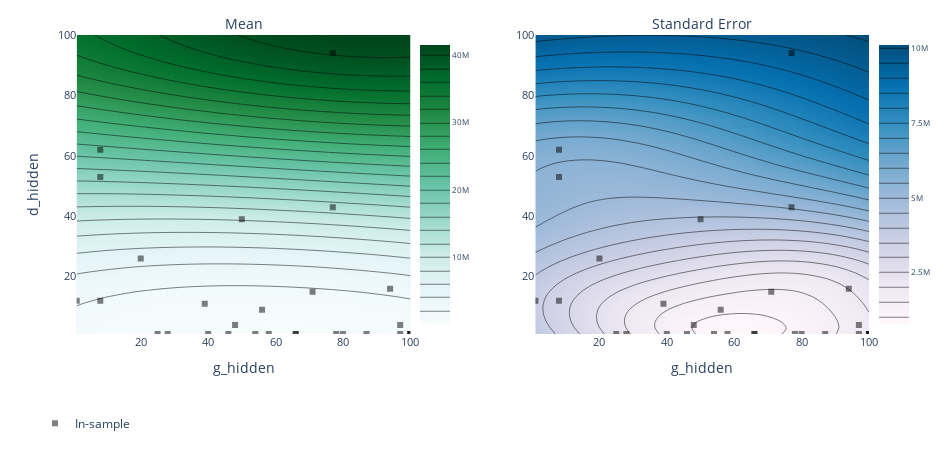
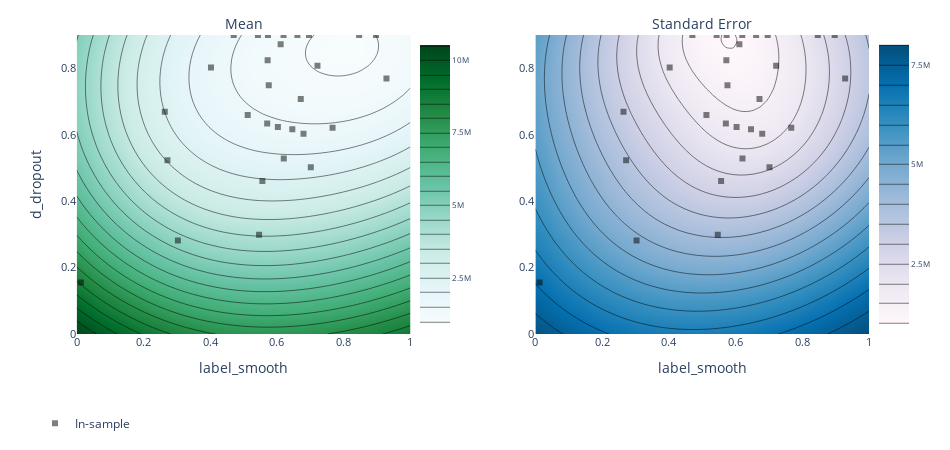
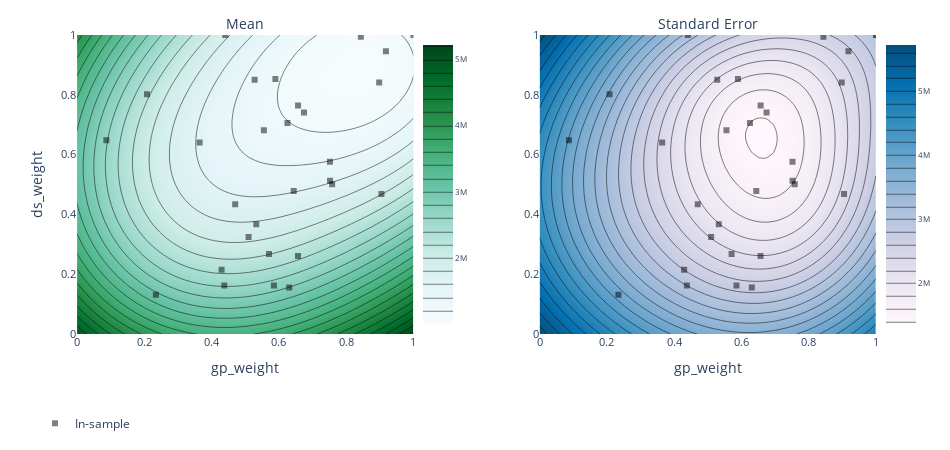

Source (notebook cell) for these figures, in order:
### Code cell
print(f"latent_dim: {cgan.latent_dim}")
print(f"g_hidden: {cgan.g_hidden}")
print(f"d_hidden: {cgan.d_hidden}")
print(f"label_smooth: {cgan.label_smooth}")
print(f"d_dropout: {cgan.d_dropout}")
print(f"gp_weight: {cgan.gp_weight}")
print(f"ds_weight: {cgan.ds_weight}")

display(hyperopt_log(experiment))
hyperparam_plot(exp_model, "g_hidden", "d_hidden")
hyperparam_plot(exp_model, "label_smooth", "d_dropout")
hyperparam_plot(exp_model, "gp_weight", "ds_weight")

### Figure 1 — Plotly figure (JSON) as saved in the notebook; plotly's stock layout.template omitted (floating-point values rounded to 4 significant figures; data arrays with more than 128 entries replaced by an {"elided": "..."} marker saying what was removed)
{"data": [{"autocolorscale": false, "autocontour": true, "colorbar": {"tickfont": {"size": 8}, "ticksuffix": "", "x": 0.45, "y": 0.5}, "colorscale": [[0, "rgb(247,252,253)"], [0.125, "rgb(229,245,249)"], [0.25, "rgb(204,236,230)"], [0.375, "rgb(153,216,201)"], [0.5, "rgb(102,194,164)"], [0.625, "rgb(65,174,118)"], [0.75, "rgb(35,139,69)"], [0.875, "rgb(0,109,44)"], [1, "rgb(0,68,27)"]], "contours": {"coloring": "heatmap"}, "hoverinfo": "x+y+z", "ncontours": 25, "type": "contour", "x": [1, 3.02, 5.041, 7.061, 9.082, 11.1, 13.12, 15.14, 17.16, 19.18, 21.2, 23.22, 25.24, 27.27, 29.29, 31.31, 33.33, 35.35, 37.37, 39.39, 41.41, 43.43, 45.45, 47.47, 49.49, 51.51, 53.53, 55.55, 57.57, 59.59, 61.61, 63.63, 65.65, 67.67, 69.69, 71.71, 73.73, 75.76, 77.78, 79.8, 81.82, 83.84, 85.86, 87.88, 89.9, 91.92, 93.94, 95.96, 97.98, 100], "xaxis": "x", "y": [1, 3.02, 5.041, 7.061, 9.082, 11.1, 13.12, 15.14, 17.16, 19.18, 21.2, 23.22, 25.24, 27.27, 29.29, 31.31, 33.33, 35.35, 37.37, 39.39, 41.41, 43.43, 45.45, 47.47, 49.49, 51.51, 53.53, 55.55, 57.57, 59.59, 61.61, 63.63, 65.65, 67.67, 69.69, 71.71, 73.73, 75.76, 77.78, 79.8, 81.82, 83.84, 85.86, 87.88, 89.9, 91.92, 93.94, 95.96, 97.98, 100], "yaxis": "y", "z": {"elided": "50x50 float values"}, "zauto": true, "zmax": 41530000.0, "zmin": -41530000.0}, {"autocolorscale": false, "autocontour": true, "colorbar": {"tickfont": {"size": 8}, "ticksuffix": "", "x": 1, "y": 0.5}, "colorscale": [[0, "rgb(255,247,251)"], [0.1429, "rgb(236,231,242)"], [0.2857, "rgb(208,209,230)"], [0.4286, "rgb(166,189,219)"], [0.5714, "rgb(116,169,207)"], [0.7143, "rgb(54,144,192)"], [0.8571, "rgb(5,112,176)"], [1, "rgb(3,78,123)"]], "contours": {"coloring": "heatmap"}, "hoverinfo": "x+y+z", "ncontours": 25, "type": "contour", "x": [1, 3.02, 5.041, 7.061, 9.082, 11.1, 13.12, 15.14, 17.16, 19.18, 21.2, 23.22, 25.24, 27.27, 29.29, 31.31, 33.33, 35.35, 37.37, 39.39, 41.41, 43.43, 45.45, 47.47, 49.49, 51.51, 53.53, 55.55, 57.57, 59.59, 61.61, 63.63, 65.65, 67.67, 69.69, 71.71, 73.73, 75.76, 77.78, 79.8, 81.82, 83.84, 85.86, 87.88, 89.9, 91.92, 93.94, 95.96, 97.98, 100], "xaxis": "x2", "y": [1, 3.02, 5.041, 7.061, 9.082, 11.1, 13.12, 15.14, 17.16, 19.18, 21.2, 23.22, 25.24, 27.27, 29.29, 31.31, 33.33, 35.35, 37.37, 39.39, 41.41, 43.43, 45.45, 47.47, 49.49, 51.51, 53.53, 55.55, 57.57, 59.59, 61.61, 63.63, 65.65, 67.67, 69.69, 71.71, 73.73, 75.76, 77.78, 79.8, 81.82, 83.84, 85.86, 87.88, 89.9, 91.92, 93.94, 95.96, 97.98, 100], "yaxis": "y2", "z": {"elided": "50x50 float values"}}, {"hoverinfo": "text", "legendgroup": "In-sample", "marker": {"color": "black", "opacity": 0.5, "symbol": 1}, "mode": "markers", "name": "In-sample", "text": ["0_0", "1_0", "2_0", "3_0", "4_0", "5_0", "6_0", "7_0", "8_0", "9_0", "10_0", "11_0", "12_0", "13_0", "14_0", "15_0", "16_0", "17_0", "18_0", "19_0", "20_0", "21_0", "22_0", "23_0", "24_0", "25_0", "26_0", "27_0", "28_0"], "type": "scatter", "x": [97, 8, 50, 8, 77, 20, 77, 87, 97, 100, 100, 100, 80, 94, 56, 78, 66, 66, 48, 39, 71, 58, 28, 40, 25, 46, 8, 1, 54], "xaxis": "x", "y": [4, 62, 39, 53, 94, 26, 43, 1, 1, 1, 1, 1, 1, 16, 9, 1, 1, 1, 4, 11, 15, 1, 1, 1, 1, 1, 12, 12, 1], "yaxis": "y"}, {"hoverinfo": "text", "legendgroup": "In-sample", "marker": {"color": "black", "opacity": 0.5, "symbol": 1}, "mode": "markers", "name": "In-sample", "showlegend": false, "text": ["0_0", "1_0", "2_0", "3_0", "4_0", "5_0", "6_0", "7_0", "8_0", "9_0", "10_0", "11_0", "12_0", "13_0", "14_0", "15_0", "16_0", "17_0", "18_0", "19_0", "20_0", "21_0", "22_0", "23_0", "24_0", "25_0", "26_0", "27_0", "28_0"], "type": "scatter", "x": [97, 8, 50, 8, 77, 20, 77, 87, 97, 100, 100, 100, 80, 94, 56, 78, 66, 66, 48, 39, 71, 58, 28, 40, 25, 46, 8, 1, 54], "xaxis": "x2", "y": [4, 62, 39, 53, 94, 26, 43, 1, 1, 1, 1, 1, 1, 16, 9, 1, 1, 1, 4, 11, 15, 1, 1, 1, 1, 1, 12, 12, 1], "yaxis": "y2"}], "layout": {"annotations": [{"font": {"size": 14}, "showarrow": false, "text": "Mean", "x": 0.25, "xanchor": "center", "xref": "paper", "y": 1, "yanchor": "bottom", "yref": "paper"}, {"font": {"size": 14}, "showarrow": false, "text": "Standard Error", "x": 0.8, "xanchor": "center", "xref": "paper", "y": 1, "yanchor": "bottom", "yref": "paper"}], "autosize": false, "height": 450, "hovermode": "closest", "legend": {"orientation": "h", "x": 0, "y": -0.25}, "margin": {"b": 100, "l": 35, "pad": 0, "r": 35, "t": 35}, "width": 950, "xaxis": {"anchor": "y", "autorange": false, "domain": [0.05, 0.45], "exponentformat": "e", "range": [1, 100], "tickfont": {"size": 11}, "tickmode": "auto", "title": {"text": "g_hidden"}, "type": "linear"}, "xaxis2": {"anchor": "y2", "autorange": false, "domain": [0.6, 1], "exponentformat": "e", "range": [1, 100], "tickfont": {"size": 11}, "tickmode": "auto", "title": {"text": "g_hidden"}, "type": "linear"}, "yaxis": {"anchor": "x", "autorange": false, "domain": [0, 1], "exponentformat": "e", "range": [1, 100], "tickfont": {"size": 11}, "tickmode": "auto", "title": {"text": "d_hidden"}, "type": "linear"}, "yaxis2": {"anchor": "x2", "autorange": false, "domain": [0, 1], "exponentformat": "e", "range": [1, 100], "tickfont": {"size": 11}, "tickmode": "auto", "type": "linear"}}}

### Figure 2 — Plotly figure (JSON) as saved in the notebook; plotly's stock layout.template omitted (floating-point values rounded to 4 significant figures; data arrays with more than 128 entries replaced by an {"elided": "..."} marker saying what was removed)
{"data": [{"autocolorscale": false, "autocontour": true, "colorbar": {"tickfont": {"size": 8}, "ticksuffix": "", "x": 0.45, "y": 0.5}, "colorscale": [[0, "rgb(247,252,253)"], [0.125, "rgb(229,245,249)"], [0.25, "rgb(204,236,230)"], [0.375, "rgb(153,216,201)"], [0.5, "rgb(102,194,164)"], [0.625, "rgb(65,174,118)"], [0.75, "rgb(35,139,69)"], [0.875, "rgb(0,109,44)"], [1, "rgb(0,68,27)"]], "contours": {"coloring": "heatmap"}, "hoverinfo": "x+y+z", "ncontours": 25, "type": "contour", "x": [0, 0.02041, 0.04082, 0.06122, 0.08163, 0.102, 0.1224, 0.1429, 0.1633, 0.1837, 0.2041, 0.2245, 0.2449, 0.2653, 0.2857, 0.3061, 0.3265, 0.3469, 0.3673, 0.3878, 0.4082, 0.4286, 0.449, 0.4694, 0.4898, 0.5102, 0.5306, 0.551, 0.5714, 0.5918, 0.6122, 0.6327, 0.6531, 0.6735, 0.6939, 0.7143, 0.7347, 0.7551, 0.7755, 0.7959, 0.8163, 0.8367, 0.8571, 0.8776, 0.898, 0.9184, 0.9388, 0.9592, 0.9796, 1], "xaxis": "x", "y": [0, 0.01837, 0.03673, 0.0551, 0.07347, 0.09184, 0.1102, 0.1286, 0.1469, 0.1653, 0.1837, 0.202, 0.2204, 0.2388, 0.2571, 0.2755, 0.2939, 0.3122, 0.3306, 0.349, 0.3673, 0.3857, 0.4041, 0.4224, 0.4408, 0.4592, 0.4776, 0.4959, 0.5143, 0.5327, 0.551, 0.5694, 0.5878, 0.6061, 0.6245, 0.6429, 0.6612, 0.6796, 0.698, 0.7163, 0.7347, 0.7531, 0.7714, 0.7898, 0.8082, 0.8265, 0.8449, 0.8633, 0.8816, 0.9], "yaxis": "y", "z": {"elided": "50x50 float values"}, "zauto": true, "zmax": 10520000.0, "zmin": -10520000.0}, {"autocolorscale": false, "autocontour": true, "colorbar": {"tickfont": {"size": 8}, "ticksuffix": "", "x": 1, "y": 0.5}, "colorscale": [[0, "rgb(255,247,251)"], [0.1429, "rgb(236,231,242)"], [0.2857, "rgb(208,209,230)"], [0.4286, "rgb(166,189,219)"], [0.5714, "rgb(116,169,207)"], [0.7143, "rgb(54,144,192)"], [0.8571, "rgb(5,112,176)"], [1, "rgb(3,78,123)"]], "contours": {"coloring": "heatmap"}, "hoverinfo": "x+y+z", "ncontours": 25, "type": "contour", "x": [0, 0.02041, 0.04082, 0.06122, 0.08163, 0.102, 0.1224, 0.1429, 0.1633, 0.1837, 0.2041, 0.2245, 0.2449, 0.2653, 0.2857, 0.3061, 0.3265, 0.3469, 0.3673, 0.3878, 0.4082, 0.4286, 0.449, 0.4694, 0.4898, 0.5102, 0.5306, 0.551, 0.5714, 0.5918, 0.6122, 0.6327, 0.6531, 0.6735, 0.6939, 0.7143, 0.7347, 0.7551, 0.7755, 0.7959, 0.8163, 0.8367, 0.8571, 0.8776, 0.898, 0.9184, 0.9388, 0.9592, 0.9796, 1], "xaxis": "x2", "y": [0, 0.01837, 0.03673, 0.0551, 0.07347, 0.09184, 0.1102, 0.1286, 0.1469, 0.1653, 0.1837, 0.202, 0.2204, 0.2388, 0.2571, 0.2755, 0.2939, 0.3122, 0.3306, 0.349, 0.3673, 0.3857, 0.4041, 0.4224, 0.4408, 0.4592, 0.4776, 0.4959, 0.5143, 0.5327, 0.551, 0.5694, 0.5878, 0.6061, 0.6245, 0.6429, 0.6612, 0.6796, 0.698, 0.7163, 0.7347, 0.7531, 0.7714, 0.7898, 0.8082, 0.8265, 0.8449, 0.8633, 0.8816, 0.9], "yaxis": "y2", "z": {"elided": "50x50 float values"}}, {"hoverinfo": "text", "legendgroup": "In-sample", "marker": {"color": "black", "opacity": 0.5, "symbol": 1}, "mode": "markers", "name": "In-sample", "text": ["0_0", "1_0", "2_0", "3_0", "4_0", "5_0", "6_0", "7_0", "8_0", "9_0", "10_0", "11_0", "12_0", "13_0", "14_0", "15_0", "16_0", "17_0", "18_0", "19_0", "20_0", "21_0", "22_0", "23_0", "24_0", "25_0", "26_0", "27_0", "28_0"], "type": "scatter", "x": [0.5566, 0.9285, 0.3033, 0.5467, 0.01246, 0.6799, 0.2641, 0.6208, 0.767, 0.7017, 0.5127, 0.571, 0.6031, 0.6463, 0.6717, 0.7217, 0.6114, 0.4025, 0.5723, 0.6201, 0.5433, 0.5757, 0.4706, 0.5732, 0.8972, 0.6616, 0.8466, 0.6963, 0.272], "xaxis": "x", "y": [0.4607, 0.7689, 0.2817, 0.2984, 0.1552, 0.6024, 0.669, 0.5286, 0.6211, 0.5019, 0.6592, 0.6335, 0.6227, 0.6165, 0.7076, 0.8074, 0.8723, 0.8023, 0.8243, 0.9, 0.9, 0.7488, 0.9, 0.9, 0.9, 0.9, 0.9, 0.9, 0.523], "yaxis": "y"}, {"hoverinfo": "text", "legendgroup": "In-sample", "marker": {"color": "black", "opacity": 0.5, "symbol": 1}, "mode": "markers", "name": "In-sample", "showlegend": false, "text": ["0_0", "1_0", "2_0", "3_0", "4_0", "5_0", "6_0", "7_0", "8_0", "9_0", "10_0", "11_0", "12_0", "13_0", "14_0", "15_0", "16_0", "17_0", "18_0", "19_0", "20_0", "21_0", "22_0", "23_0", "24_0", "25_0", "26_0", "27_0", "28_0"], "type": "scatter", "x": [0.5566, 0.9285, 0.3033, 0.5467, 0.01246, 0.6799, 0.2641, 0.6208, 0.767, 0.7017, 0.5127, 0.571, 0.6031, 0.6463, 0.6717, 0.7217, 0.6114, 0.4025, 0.5723, 0.6201, 0.5433, 0.5757, 0.4706, 0.5732, 0.8972, 0.6616, 0.8466, 0.6963, 0.272], "xaxis": "x2", "y": [0.4607, 0.7689, 0.2817, 0.2984, 0.1552, 0.6024, 0.669, 0.5286, 0.6211, 0.5019, 0.6592, 0.6335, 0.6227, 0.6165, 0.7076, 0.8074, 0.8723, 0.8023, 0.8243, 0.9, 0.9, 0.7488, 0.9, 0.9, 0.9, 0.9, 0.9, 0.9, 0.523], "yaxis": "y2"}], "layout": {"annotations": [{"font": {"size": 14}, "showarrow": false, "text": "Mean", "x": 0.25, "xanchor": "center", "xref": "paper", "y": 1, "yanchor": "bottom", "yref": "paper"}, {"font": {"size": 14}, "showarrow": false, "text": "Standard Error", "x": 0.8, "xanchor": "center", "xref": "paper", "y": 1, "yanchor": "bottom", "yref": "paper"}], "autosize": false, "height": 450, "hovermode": "closest", "legend": {"orientation": "h", "x": 0, "y": -0.25}, "margin": {"b": 100, "l": 35, "pad": 0, "r": 35, "t": 35}, "width": 950, "xaxis": {"anchor": "y", "autorange": false, "domain": [0.05, 0.45], "exponentformat": "e", "range": [0, 1], "tickfont": {"size": 11}, "tickmode": "auto", "title": {"text": "label_smooth"}, "type": "linear"}, "xaxis2": {"anchor": "y2", "autorange": false, "domain": [0.6, 1], "exponentformat": "e", "range": [0, 1], "tickfont": {"size": 11}, "tickmode": "auto", "title": {"text": "label_smooth"}, "type": "linear"}, "yaxis": {"anchor": "x", "autorange": false, "domain": [0, 1], "exponentformat": "e", "range": [0, 0.9], "tickfont": {"size": 11}, "tickmode": "auto", "title": {"text": "d_dropout"}, "type": "linear"}, "yaxis2": {"anchor": "x2", "autorange": false, "domain": [0, 1], "exponentformat": "e", "range": [0, 0.9], "tickfont": {"size": 11}, "tickmode": "auto", "type": "linear"}}}

### Figure 3 — Plotly figure (JSON) as saved in the notebook; plotly's stock layout.template omitted (floating-point values rounded to 4 significant figures; data arrays with more than 128 entries replaced by an {"elided": "..."} marker saying what was removed)
{"data": [{"autocolorscale": false, "autocontour": true, "colorbar": {"tickfont": {"size": 8}, "ticksuffix": "", "x": 0.45, "y": 0.5}, "colorscale": [[0, "rgb(247,252,253)"], [0.125, "rgb(229,245,249)"], [0.25, "rgb(204,236,230)"], [0.375, "rgb(153,216,201)"], [0.5, "rgb(102,194,164)"], [0.625, "rgb(65,174,118)"], [0.75, "rgb(35,139,69)"], [0.875, "rgb(0,109,44)"], [1, "rgb(0,68,27)"]], "contours": {"coloring": "heatmap"}, "hoverinfo": "x+y+z", "ncontours": 25, "type": "contour", "x": [0, 0.02041, 0.04082, 0.06122, 0.08163, 0.102, 0.1224, 0.1429, 0.1633, 0.1837, 0.2041, 0.2245, 0.2449, 0.2653, 0.2857, 0.3061, 0.3265, 0.3469, 0.3673, 0.3878, 0.4082, 0.4286, 0.449, 0.4694, 0.4898, 0.5102, 0.5306, 0.551, 0.5714, 0.5918, 0.6122, 0.6327, 0.6531, 0.6735, 0.6939, 0.7143, 0.7347, 0.7551, 0.7755, 0.7959, 0.8163, 0.8367, 0.8571, 0.8776, 0.898, 0.9184, 0.9388, 0.9592, 0.9796, 1], "xaxis": "x", "y": [0, 0.02041, 0.04082, 0.06122, 0.08163, 0.102, 0.1224, 0.1429, 0.1633, 0.1837, 0.2041, 0.2245, 0.2449, 0.2653, 0.2857, 0.3061, 0.3265, 0.3469, 0.3673, 0.3878, 0.4082, 0.4286, 0.449, 0.4694, 0.4898, 0.5102, 0.5306, 0.551, 0.5714, 0.5918, 0.6122, 0.6327, 0.6531, 0.6735, 0.6939, 0.7143, 0.7347, 0.7551, 0.7755, 0.7959, 0.8163, 0.8367, 0.8571, 0.8776, 0.898, 0.9184, 0.9388, 0.9592, 0.9796, 1], "yaxis": "y", "z": {"elided": "50x50 float values"}, "zauto": true, "zmax": 5219000.0, "zmin": -5219000.0}, {"autocolorscale": false, "autocontour": true, "colorbar": {"tickfont": {"size": 8}, "ticksuffix": "", "x": 1, "y": 0.5}, "colorscale": [[0, "rgb(255,247,251)"], [0.1429, "rgb(236,231,242)"], [0.2857, "rgb(208,209,230)"], [0.4286, "rgb(166,189,219)"], [0.5714, "rgb(116,169,207)"], [0.7143, "rgb(54,144,192)"], [0.8571, "rgb(5,112,176)"], [1, "rgb(3,78,123)"]], "contours": {"coloring": "heatmap"}, "hoverinfo": "x+y+z", "ncontours": 25, "type": "contour", "x": [0, 0.02041, 0.04082, 0.06122, 0.08163, 0.102, 0.1224, 0.1429, 0.1633, 0.1837, 0.2041, 0.2245, 0.2449, 0.2653, 0.2857, 0.3061, 0.3265, 0.3469, 0.3673, 0.3878, 0.4082, 0.4286, 0.449, 0.4694, 0.4898, 0.5102, 0.5306, 0.551, 0.5714, 0.5918, 0.6122, 0.6327, 0.6531, 0.6735, 0.6939, 0.7143, 0.7347, 0.7551, 0.7755, 0.7959, 0.8163, 0.8367, 0.8571, 0.8776, 0.898, 0.9184, 0.9388, 0.9592, 0.9796, 1], "xaxis": "x2", "y": [0, 0.02041, 0.04082, 0.06122, 0.08163, 0.102, 0.1224, 0.1429, 0.1633, 0.1837, 0.2041, 0.2245, 0.2449, 0.2653, 0.2857, 0.3061, 0.3265, 0.3469, 0.3673, 0.3878, 0.4082, 0.4286, 0.449, 0.4694, 0.4898, 0.5102, 0.5306, 0.551, 0.5714, 0.5918, 0.6122, 0.6327, 0.6531, 0.6735, 0.6939, 0.7143, 0.7347, 0.7551, 0.7755, 0.7959, 0.8163, 0.8367, 0.8571, 0.8776, 0.898, 0.9184, 0.9388, 0.9592, 0.9796, 1], "yaxis": "y2", "z": {"elided": "50x50 float values"}}, {"hoverinfo": "text", "legendgroup": "In-sample", "marker": {"color": "black", "opacity": 0.5, "symbol": 1}, "mode": "markers", "name": "In-sample", "text": ["0_0", "1_0", "2_0", "3_0", "4_0", "5_0", "6_0", "7_0", "8_0", "9_0", "10_0", "11_0", "12_0", "13_0", "14_0", "15_0", "16_0", "17_0", "18_0", "19_0", "20_0", "21_0", "22_0", "23_0", "24_0", "25_0", "26_0", "27_0", "28_0"], "type": "scatter", "x": [0.4377, 0.3643, 0.8981, 0.905, 0.2343, 0.8437, 0.2079, 0.5327, 0.4297, 0.6568, 0.5099, 0.6308, 0.5852, 0.5707, 0.6747, 0.752, 0.4701, 0.7518, 0.5554, 0.7584, 0.6254, 0.6441, 0.5896, 0.9182, 0.528, 0.657, 0.08711, 0.4406, 1.0], "xaxis": "x", "y": [0.1624, 0.6405, 0.8411, 0.468, 0.1316, 0.9943, 0.8018, 0.3673, 0.215, 0.2607, 0.3243, 0.1558, 0.1626, 0.2675, 0.7407, 0.5129, 0.4339, 0.5759, 0.6817, 0.5006, 0.7056, 0.4783, 0.8525, 0.9456, 0.85, 0.7646, 0.6477, 1, 1.0], "yaxis": "y"}, {"hoverinfo": "text", "legendgroup": "In-sample", "marker": {"color": "black", "opacity": 0.5, "symbol": 1}, "mode": "markers", "name": "In-sample", "showlegend": false, "text": ["0_0", "1_0", "2_0", "3_0", "4_0", "5_0", "6_0", "7_0", "8_0", "9_0", "10_0", "11_0", "12_0", "13_0", "14_0", "15_0", "16_0", "17_0", "18_0", "19_0", "20_0", "21_0", "22_0", "23_0", "24_0", "25_0", "26_0", "27_0", "28_0"], "type": "scatter", "x": [0.4377, 0.3643, 0.8981, 0.905, 0.2343, 0.8437, 0.2079, 0.5327, 0.4297, 0.6568, 0.5099, 0.6308, 0.5852, 0.5707, 0.6747, 0.752, 0.4701, 0.7518, 0.5554, 0.7584, 0.6254, 0.6441, 0.5896, 0.9182, 0.528, 0.657, 0.08711, 0.4406, 1.0], "xaxis": "x2", "y": [0.1624, 0.6405, 0.8411, 0.468, 0.1316, 0.9943, 0.8018, 0.3673, 0.215, 0.2607, 0.3243, 0.1558, 0.1626, 0.2675, 0.7407, 0.5129, 0.4339, 0.5759, 0.6817, 0.5006, 0.7056, 0.4783, 0.8525, 0.9456, 0.85, 0.7646, 0.6477, 1, 1.0], "yaxis": "y2"}], "layout": {"annotations": [{"font": {"size": 14}, "showarrow": false, "text": "Mean", "x": 0.25, "xanchor": "center", "xref": "paper", "y": 1, "yanchor": "bottom", "yref": "paper"}, {"font": {"size": 14}, "showarrow": false, "text": "Standard Error", "x": 0.8, "xanchor": "center", "xref": "paper", "y": 1, "yanchor": "bottom", "yref": "paper"}], "autosize": false, "height": 450, "hovermode": "closest", "legend": {"orientation": "h", "x": 0, "y": -0.25}, "margin": {"b": 100, "l": 35, "pad": 0, "r": 35, "t": 35}, "width": 950, "xaxis": {"anchor": "y", "autorange": false, "domain": [0.05, 0.45], "exponentformat": "e", "range": [0, 1], "tickfont": {"size": 11}, "tickmode": "auto", "title": {"text": "gp_weight"}, "type": "linear"}, "xaxis2": {"anchor": "y2", "autorange": false, "domain": [0.6, 1], "exponentformat": "e", "range": [0, 1], "tickfont": {"size": 11}, "tickmode": "auto", "title": {"text": "gp_weight"}, "type": "linear"}, "yaxis": {"anchor": "x", "autorange": false, "domain": [0, 1], "exponentformat": "e", "range": [0, 1], "tickfont": {"size": 11}, "tickmode": "auto", "title": {"text": "ds_weight"}, "type": "linear"}, "yaxis2": {"anchor": "x2", "autorange": false, "domain": [0, 1], "exponentformat": "e", "range": [0, 1], "tickfont": {"size": 11}, "tickmode": "auto", "type": "linear"}}}
